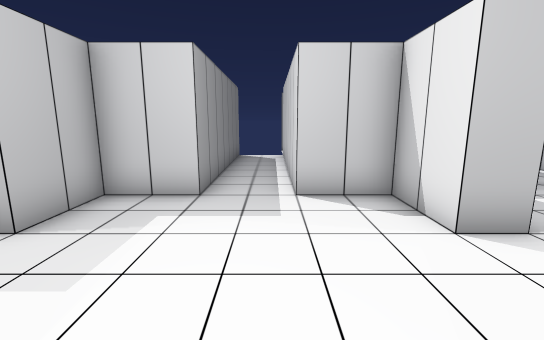
View 1 (above)

18 first-person views from a walk through a scene from a Unity 3-D project. The camera is 1.5 m above the floor, tilts 10° down and sees 90° across. The floor is counted in squares, 1 m on a side. Each view is taken from the middle of a square. On the plan, view 1 faces up. The plan holds only what a view shows up to about 14 squares ahead; the rest is blank. The player is left out.

View 2
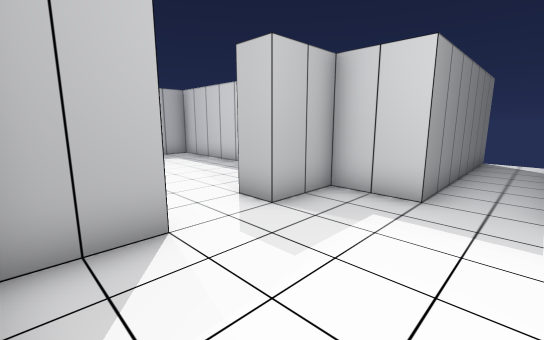

View 3
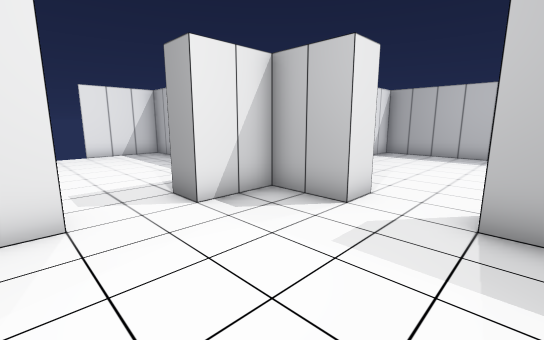

View 4
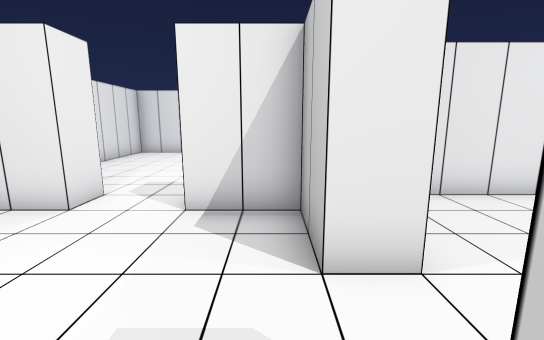

View 5
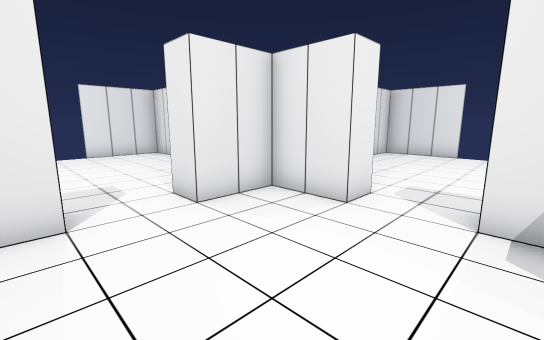

View 6
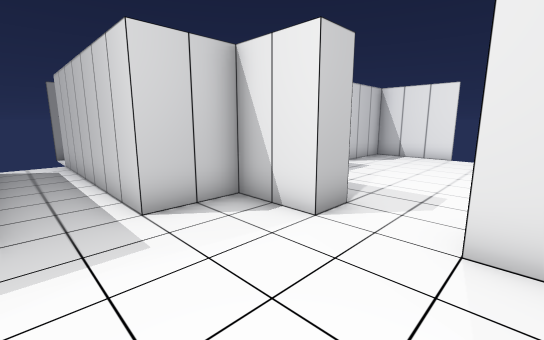

View 7
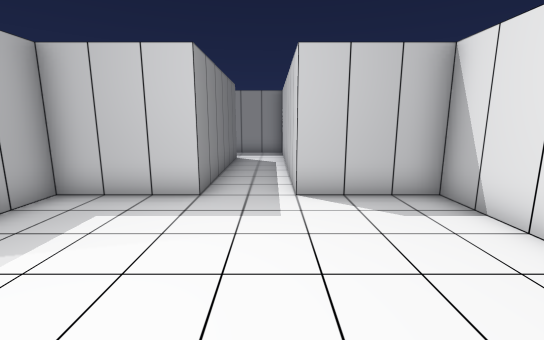

View 8
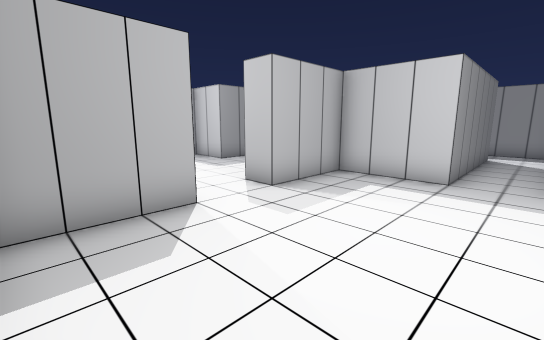

View 9
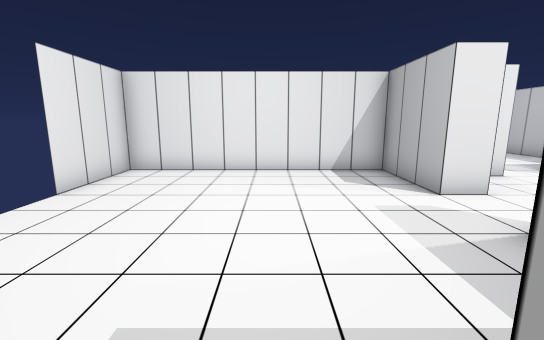

View 10
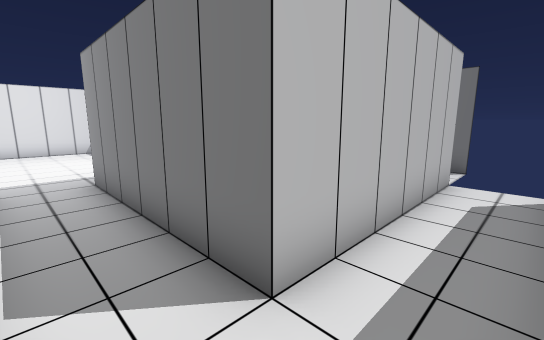

View 11
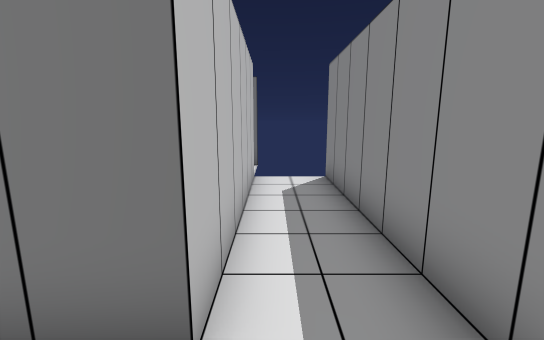

View 12
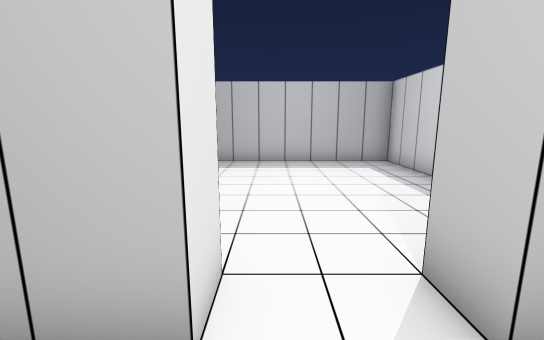

View 13
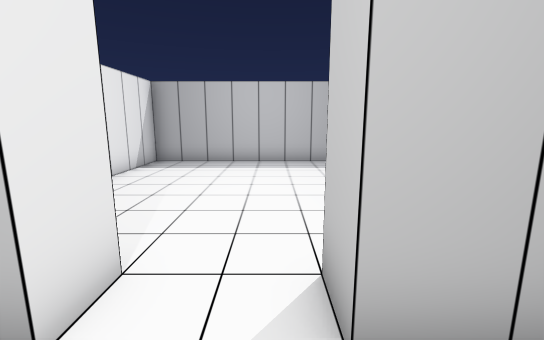

View 14
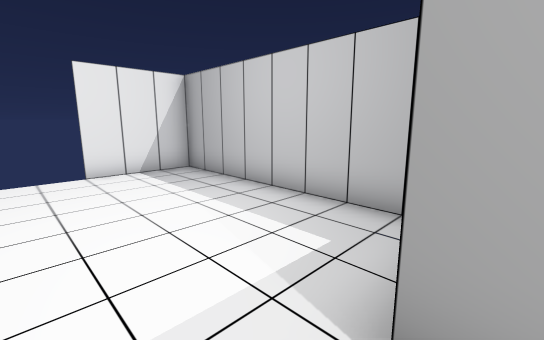

View 15
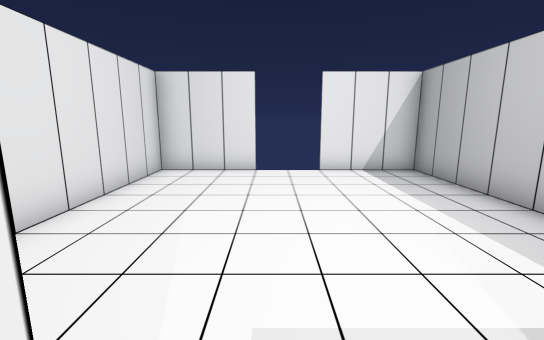

View 16
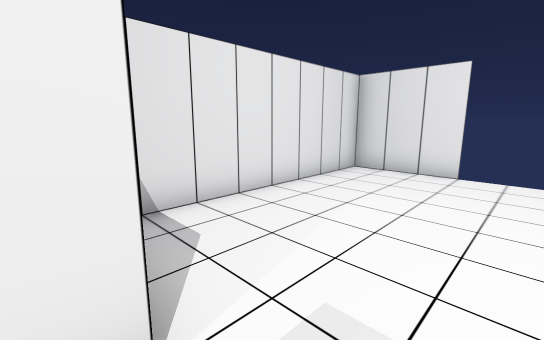

View 17
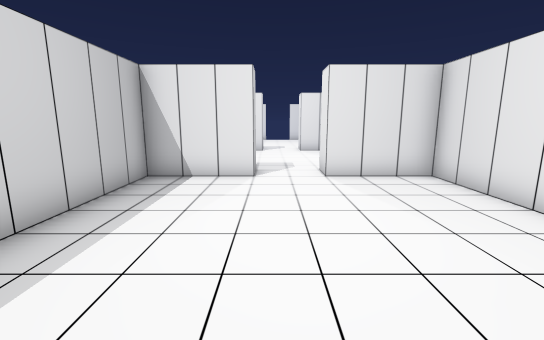

View 18
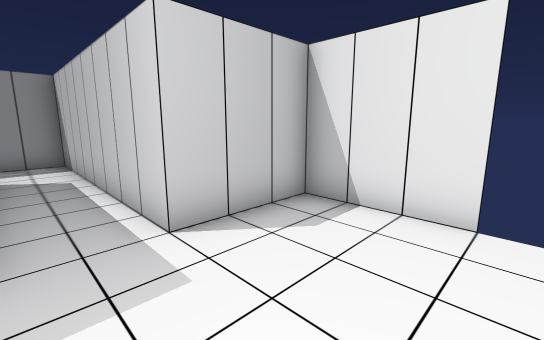

### Floor plan
Ten units are one square. View 1 is at (0, 0); x grows to the right and y downward. Boxes are objects, and circles mark ways between rooms. Rooms are numbered by the first view taken in them; rooms with no view inside come last. Other rooms are left out.
<svg viewBox="-130 -150 250 250">
<path fill="none" stroke="#000" d="M25 -35 25 -55 5 -55 5 -125M-45 -15 -35 -15 -35 5 -15 5M5 5 25 5 25 -15M-15 -126 -15 -55 -35 -55 -35 -35 -45 -35M115 -34 115 -65 85 -65 85 -145 5 -145M25 -15 35 -15 35 15 115 15 115 -15M5 -125 65 -125 65 -65 35 -65 35 -35 25 -35M5 16 5 5M-45 25 -45 95 -15 95M-15 5 -15 15M4 95 35 95 35 25M-45 -35 -45 -65 -125 -65 -125 15 -45 15 -45 -15"/>
<circle cx="30" cy="-25" r="3" fill="#2a7"/>
<circle cx="-5" cy="10" r="3" fill="#2a7"/>
<circle cx="-40" cy="-25" r="3" fill="#2a7"/>
<text x="-10" y="-40">1</text>
<text x="70" y="-50">2</text>
<text x="-10" y="50">3</text>
<text x="-90" y="-30">4</text>
</svg>
Room 1 opens to room 2. Room 1 opens to room 3. Room 1 opens to room 4.

Where each view was taken, in squares from view 1:
view 1: 0 up, 0 right, facing up
view 2: 0 up, 0 right, facing up-left
view 3: 4 up, 1 right, facing down-left
view 4: 4 up, 3 left, facing down
view 5: 4 up, 2 left, facing down-right
view 6: 1 up, 1 left, facing up-right
view 7: 1 up, 8 right, facing up
view 8: 1 down, 8 right, facing up-left
view 9: 7 up, 7 right, facing down
view 10: 14 up, 8 right, facing down-left
view 11: 13 up, 8 right, facing left
view 12: 2 up, 2 left, facing left
view 13: 3 up, 2 left, facing left
view 14: 1 down, 0 right, facing down-left
view 15: 1 down, 0 right, facing down
view 16: 1 down, 1 left, facing down-right
view 17: 3 up, 12 left, facing right
view 18: 3 up, 7 right, facing up-right
